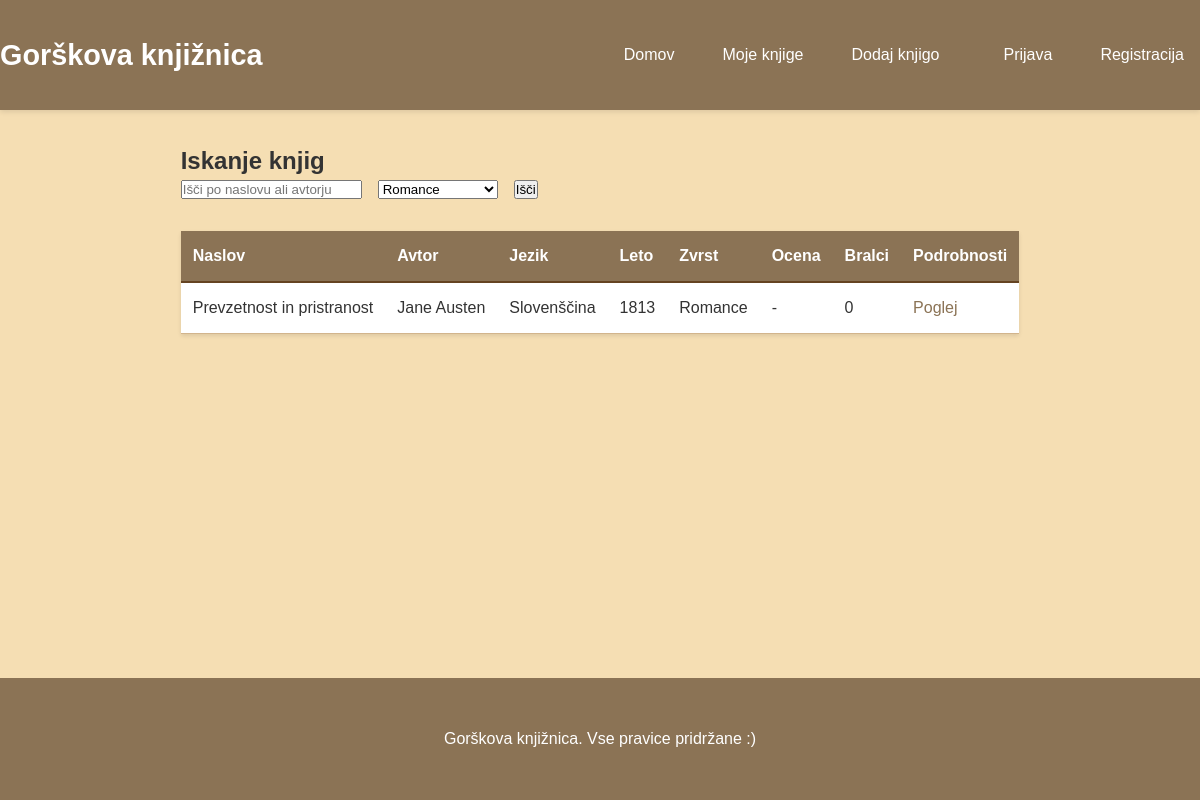
The app's page /index.php?genre=2 with its own data.
### tables this page shows
CREATE TABLE `books` (
  `books_id` int(11) NOT NULL,
  `title` varchar(255) NOT NULL,
  `language` varchar(50) DEFAULT NULL,
  `publication_year` int(11) DEFAULT NULL,
  `edition_number` varchar(20) DEFAULT NULL,
  `added_by` int(11) DEFAULT NULL,
  `genre_id` int(11) DEFAULT NULL,
  `authors_id` int(11) DEFAULT NULL
);

CREATE TABLE `authors` (
  `authors_id` int(11) NOT NULL,
  `first_name` varchar(50) NOT NULL,
  `last_name` varchar(50) NOT NULL
);

CREATE TABLE `genres` (
  `genre_id` int(11) NOT NULL,
  `name` varchar(50) NOT NULL,
  `description` text DEFAULT NULL
);

### index.php (the view, shortened to what this page needs)
<?php
require_once 'config.php';
$search = isset($_GET['search']) ? mysqli_real_escape_string($conn, trim($_GET['search'])) : '';
$genre = isset($_GET['genre']) ? (int)$_GET['genre'] : '';
$query = "SELECT b.*,
          AVG(ubs.rating) as avg_rating,
          COUNT(ubs.user_id) as total_readers,
          a.first_name as author_first_name,
          a.last_name as author_last_name,
          g.name as genre_name
          FROM books b
          LEFT JOIN users_books_status ubs ON b.books_id = ubs.books_id AND ubs.status = 'read'
          JOIN authors a ON b.authors_id = a.authors_id
          JOIN genres g ON b.genre_id = g.genre_id";
if ($genre) {
    $query .= $search ? " AND" : " WHERE";
    $query .= " g.genre_id = $genre";
}
$query .= " GROUP BY b.books_id ORDER BY b.title";
$result = mysqli_query($conn, $query);
$genres_result = mysqli_query($conn, "SELECT * FROM genres ORDER BY name");
?>
<?php include 'header.php'; ?>
<h2>Iskanje knjig</h2>
<form method="GET" action="" class="search-form">
    <input type="text" name="search" placeholder="Išči po naslovu ali avtorju" value="<?php echo htmlspecialchars($search); ?>">
    <select name="genre">
        <?php while ($genre_row = mysqli_fetch_assoc($genres_result)): ?>
            <option value="<?php echo (int)$genre_row['genre_id']; ?>"
                    <?php echo ($genre == $genre_row['genre_id']) ? 'selected' : ''; ?>>
                <?php echo htmlspecialchars($genre_row['name']); ?>
            </option>
        <?php endwhile; ?>
    </select>
    <input type="submit" value="Išči">
</form>
<table class="books-table">
    <tr>
        <th>Naslov</th>
        <th>Avtor</th>
        <th>Jezik</th>
        <th>Leto</th>
        <th>Zvrst</th>
        <th>Ocena</th>
        <th>Bralci</th>
        <th>Podrobnosti</th>
    </tr>
    <?php while ($book = mysqli_fetch_assoc($result)): ?>
        <tr>
            <td><?php echo htmlspecialchars($book['title']); ?></td>
            <td><?php echo htmlspecialchars($book['author_first_name'] . ' ' . $book['author_last_name']); ?></td>
            <td><?php echo htmlspecialchars($book['language']); ?></td>
            <td><?php echo (int)$book['publication_year']; ?></td>
            <td><?php echo htmlspecialchars($book['genre_name']); ?></td>
            <td><?php echo $book['avg_rating'] ? number_format($book['avg_rating'], 1) : '-'; ?></td>
            <td><?php echo (int)$book['total_readers']; ?></td>
            <td><a href="book_details.php?id=<?php echo (int)$book['books_id']; ?>">Poglej</a></td>
        </tr>
    <?php endwhile; ?>
</table>
<?php include 'footer.php'; ?>

### style.css (style rules this page uses)
* { margin: 0; padding: 0; box-sizing: border-box; }
html, body { height: 100%; }
body { font-family: Arial, sans-serif; line-height: 1.6; color: #333; background-color: #F5DEB3; display: flex; flex-direction: column; min-height: 100vh; }
.search-form { margin-bottom: 2rem; display: flex; gap: 1rem; align-items: center; }
.books-table { width: 100%; border-collapse: collapse; margin-top: 1rem; background-color: #FFFFFF; box-shadow: 0 2px 4px rgba(0,0,0,0.1); }
.books-table th { background-color: #8B7355; color: #FFFFFF; padding: 0.75rem; text-align: left; border-bottom: 2px solid #654321; }
.books-table td { padding: 0.75rem; border-bottom: 1px solid #D2B48C; background-color: #FFFFFF; }
.books-table tr { background-color: #FFFFFF; }
.books-table a { color: #8B7355; text-decoration: none; }

### records on screen
books: title "Prevzetnost in pristranost", authors.last_name "Jane Austen", language "Slovenščina", publication_year "1813", genre.name "Romance", total_readers "0"

### other values on screen
form field genre "Romance"
